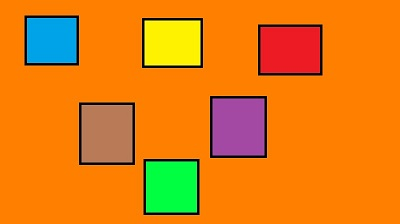
%> input picture im.jpg, 400 x 224 px
$ octave histogram_equalization_3.m   (GNU Octave 9; MATLAB toolbox functions it lacks are replaced by stand-ins)
%> lines starting %> are read from the running program, lines starting %| are printed output that depends on the picture
### calc_pmf.m
function pmf = calc_pmf(img, levels)

[r, c] = size(img);
freq = zeros(levels, 1);

for i = 1:r
    for j = 1:c
        indx =  img(i, j) + 1;
        freq( indx ) = freq( indx ) + 1;
    end
end
im_size = r * c;
pmf = freq ./ im_size;

### calc_cdf.m
function cdf = calc_cdf(pmf, levels)

cdf = zeros(levels, 1);
cdf(1) = pmf(1);
for i = 2:levels
    cdf(i) = cdf(i-1) + pmf(i);
end

### histogram_equalization_3.m
clear;
clc;

img = imread('im.jpg');
%> img is the input picture: size 224x400x3 uint8; mean R, G, B 226.3, 125.8, 18.7
img = rgb2gray(img);
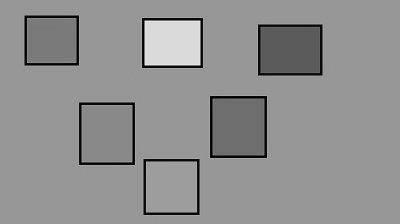
%> img: size 224x400 uint8; min 0, max 232, mean 143.8
[r, c] = size(img);
%> r = 224; c = 400
levels = 256;

pmf = calc_pmf(img, levels);
%> after the loop in calc_pmf, `for i = 1:r`: freq = 256 values, max 64656 at index 152, min 0 at index 23, mean 350
%> in calc_pmf, `pmf = freq ./ im_size;`: pmf = 256 values, max 0.722 at index 152, min 0 at index 23, mean 0.00391
cdf = calc_cdf(pmf, levels);
%> after the loop in calc_cdf, `for i = 2:levels`: cdf = 256 values from 8.93e-05 to 1
%> cdf = 256 values from 8.93e-05 to 1
mod_cdf = floor(cdf .* (levels-1));
%> mod_cdf = 256 values from 0 to 255

for i = 1:r
    for j = 1:c
        prev_grey = img(i, j);
        mod_img(i, j) = mod_cdf( prev_grey + 1);
    end
end
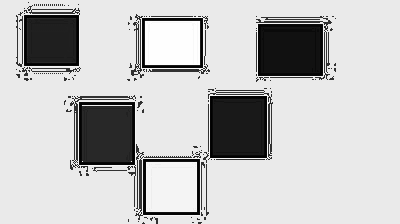
%> mod_img: size 224x400 double; min 0, max 255, mean 193.7

mod_img = uint8(mod_img);
%> mod_img: size 224x400 uint8

figure, imshow(img);
figure, imhist(img);
%> after `imhist(img)`:
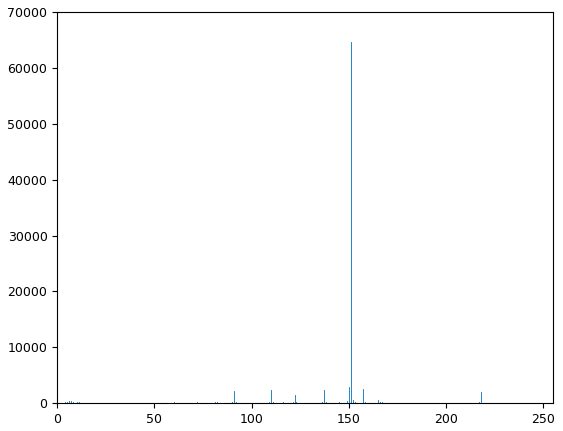
%> figure redrawn from the program's plot data; highest point at x = 151, y = 64656
figure, imshow(mod_img);
figure, imhist(mod_img);

$ run again, with im1.jpg copied over im.jpg
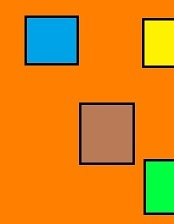
%> input picture im1.jpg, 174 x 224 px
%> img is the input picture: size 224x174x3 uint8; mean R, G, B 215.6, 132.6, 25
%> `img = rgb2gray(img);`:
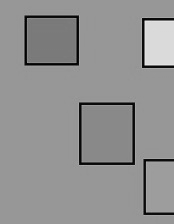
%> img: size 224x174 uint8; min 1, max 229, mean 145.3
%> after the loop in calc_pmf, `for i = 1:r`: freq = 256 values, max 25992 at index 152, min 0 at index 1, mean 152.2
%> in calc_pmf, `pmf = freq ./ im_size;`: pmf = 256 values, max 0.667 at index 152, min 0 at index 1, mean 0.00391
%> after the loop in calc_cdf, `for i = 2:levels`: cdf = 256 values from 0 to 1
%> mod_cdf = 256 values from 0 to 254
%> `imhist(img)`:
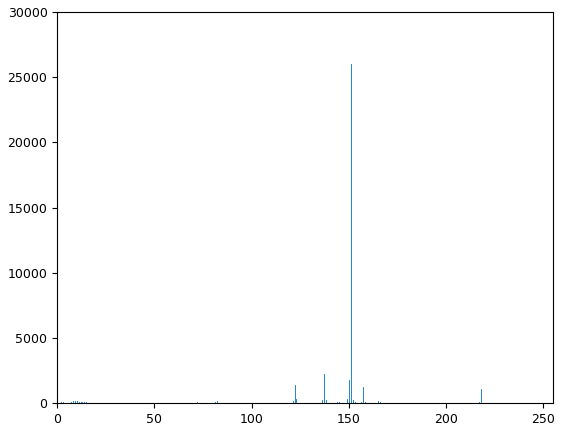
%> figure redrawn from the program's plot data; highest point at x = 151, y = 25992

$ run again, with im2.jpg copied over im.jpg
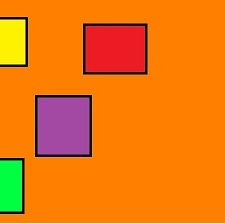
%> input picture im2.jpg, 225 x 224 px
%> img is the input picture: size 224x225x3 uint8; mean R, G, B 234.5, 121, 16.2
%> `img = rgb2gray(img);`:
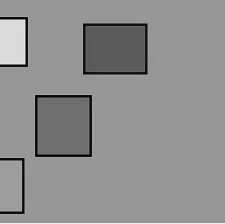
%> img: size 224x225 uint8; min 5, max 240, mean 143.1
%> after the loop in calc_pmf, `for i = 1:r`: freq = 256 values, max 37087 at index 152, min 0 at index 1, mean 196.9
%> in calc_pmf, `pmf = freq ./ im_size;`: pmf = 256 values, max 0.736 at index 152, min 0 at index 1, mean 0.00391
%> after the loop in calc_cdf, `for i = 2:levels`: cdf = 256 values from 0 to 1
%> mod_cdf = 256 values from 0 to 254
%> `imhist(img)`:
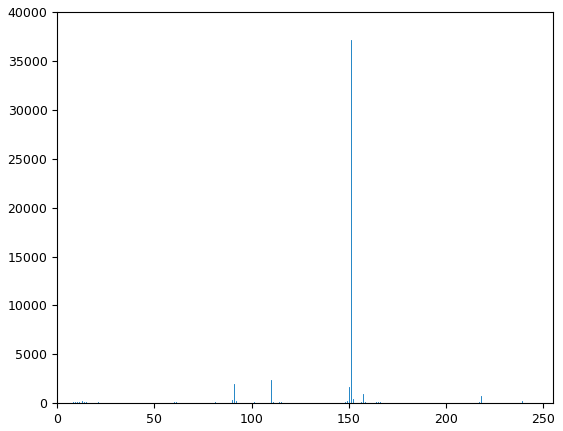
%> figure redrawn from the program's plot data; highest point at x = 151, y = 37087
